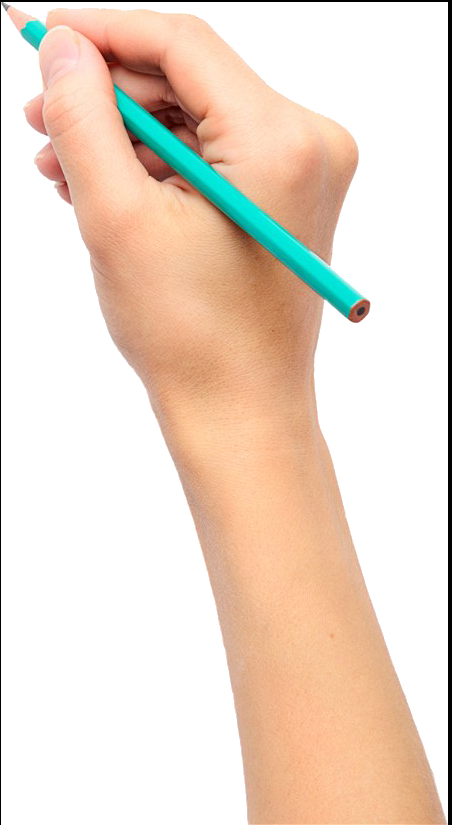
#> input picture pen.png, 452 x 825 px
$ python main.py
#> lines starting #> are read from the running program, lines starting #| are printed output that depends on the picture
#!/usr/bin/env python
# coding: utf-8

import cv2
import numpy as np

mouseX = mouseY = None
FLAG = False
mouse = []
PROP = 1
pen = cv2.imread("./pen.png", cv2.IMREAD_UNCHANGED)
#> pen is the input picture: shape (825, 452, 4); mean B, G, R, A 203.5, 218.2, 236, 112.9
eraser = cv2.imread("./erase.png", cv2.IMREAD_UNCHANGED)
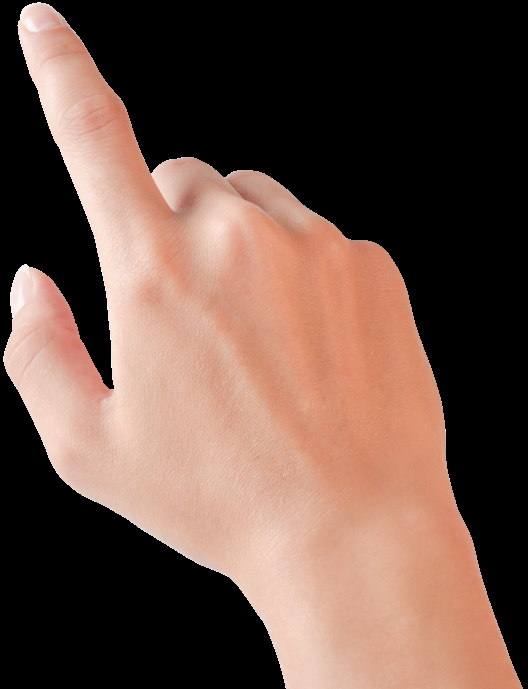
#> input picture erase.png, 528 x 689 px
#> eraser is the input picture: shape (689, 528, 4); mean B, G, R, A 71.1, 82, 107.9, 122.9
pen = cv2.resize(pen, (280//PROP, 500//PROP))
#> pen: shape (500, 280, 4)
eraser = cv2.resize(eraser, (280//PROP, 500//PROP))
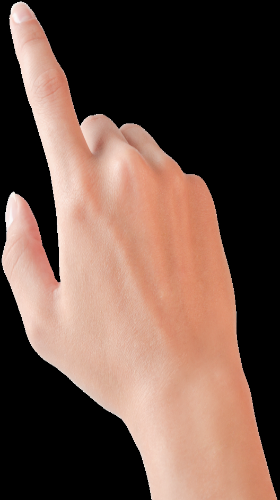
#> eraser: shape (500, 280, 4); mean B, G, R, A 71.1, 81.9, 107.9, 122.9


def draw_circle(event,x,y,flags,param):
	global mouseX,mouseY, FLAG, mouse
	if event == cv2.EVENT_MOUSEMOVE and FLAG:
		mouseX,mouseY = x,y
		mouse.append((y,x))

	if event == cv2.EVENT_LBUTTONDOWN:
		FLAG = True
	if event == cv2.EVENT_LBUTTONUP:
		FLAG = False


cv2.namedWindow('board')
cv2.setMouseCallback('board',draw_circle)

def get_board():
	board = np.zeros((920//PROP, 1500//PROP, 4))
	board[...,-1] = 255
	return board

def write(board, pen, offset_x = 0, offset_y = 0):
	endr = min(offset_x+pen.shape[0], board.shape[0])
	endc = min(offset_y+pen.shape[1], board.shape[1])
	endr1 = min(pen.shape[0], board.shape[0] - offset_x)
	endc1 = min(pen.shape[1], board.shape[1] - offset_y)
	opaque = (pen[...,-1] > 210).reshape((*pen.shape[:2],1))
	pen = (opaque*pen)[0:endr1, 0:endc1] + (np.bitwise_not(opaque[0:endr1, 0:endc1]) * board[offset_x:endr, offset_y:endc])
	board[offset_x:endr, offset_y:endc] = pen

def play(mouse):
	new_board_t = get_board()
	for pos in mouse:
		cv2.circle(new_board_t, pos[::-1], 3, (255,255,255, 0), -1)
		new_board = new_board_t.copy()
		write(new_board, pen, *pos)
		cv2.imshow("board", new_board.astype("uint8"))
		cv2.waitKey(1)

	for pos in mouse[::-1]:
		new_board = new_board_t.copy()
		write(new_board, eraser, *pos)
		cv2.circle(new_board_t, pos[::-1], 3, (0,0,0, 0), -1)
		cv2.imshow("board", new_board.astype("uint8"))
		cv2.waitKey(1)

board = get_board()

while True:
	if mouseX is not None:
		cv2.circle(board,(mouseX,mouseY),3,(255,255,255, 0),-1)
	cv2.imshow('board',board.astype("uint8"))
	k = cv2.waitKey(1) & 0xFF
#> (key q is pressed here)
	if k == ord("q"):
		break
	if k == ord("r"):
		board = get_board()
		mouse = []
		mouseX = None
	if k == ord("p"):
		play(mouse)
cv2.destroyAllWindows()
